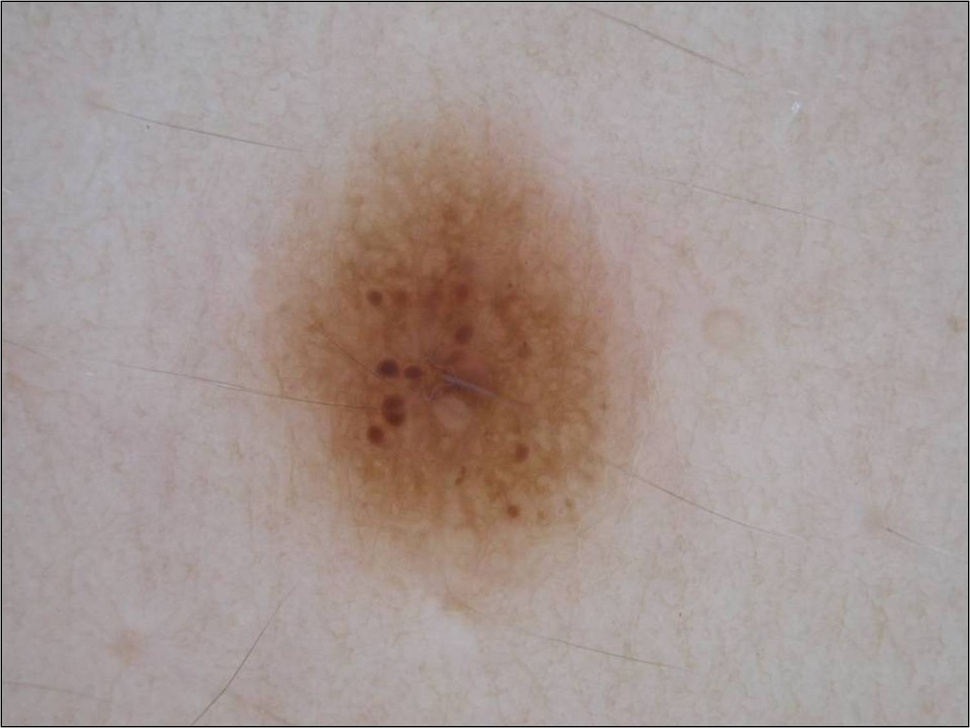
#> input picture dataset/AddTest/SLA_01.jpg, 970 x 728 px, shrunk from 1504 x 1129 before the run
$ python -i imageSegment.py   (imports and definitions only)
#> lines starting #> are read from the running program, lines starting #| are printed output that depends on the picture; after the words box and inside, x2 and y2 are one past the last pixel; in counts of white or black regions, pixels touching at a corner belong together
#> further down, picture is the input picture: shape (728, 970, 3); mean B, G, R 147.8, 151.7, 165.9
# -*- coding: utf-8 -*-
"""
imageSegment.py

YOUR WORKING FUNCTION

"""
import cv2
import numpy as np


input_dir = 'dataset/test'
output_dir = 'dataset/output'

# you are allowed to import other Python packages above
##########################
def segmentImage(img):
    # Inputs
    # img: Input image, a 3D numpy array of row*col*3 in BGR format
    #
    # Output
    # outImg: segmentation image
    #
    #########################################################################
    # ADD YOUR CODE BELOW THIS LINE

    # Convert image to grayscale
    gray_img = cv2.cvtColor(img, cv2.COLOR_BGR2GRAY)
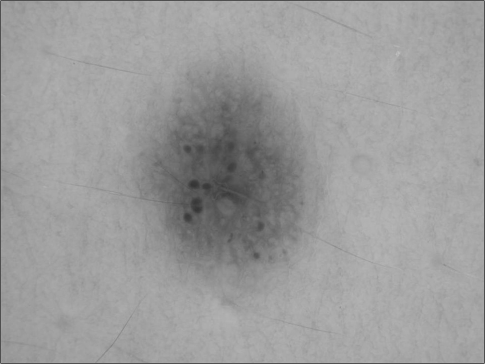
#> gray_img: shape (728, 970) (shown at 1/2 size); min 0, max 223, mean 155.6

    # Reduce noise using Gaussian Blur
    blur_img = cv2.GaussianBlur(gray_img,(7,7),0)

    # Increase contrast and brightness of image
    scaled_img = cv2.convertScaleAbs(blur_img, alpha=1.2, beta=5)
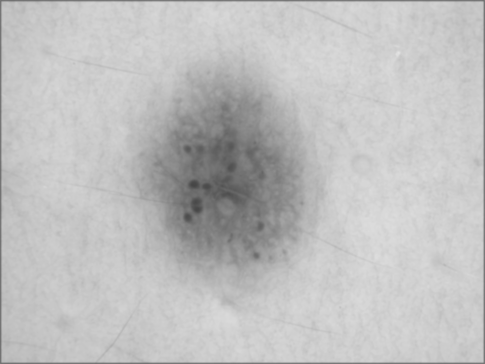
#> scaled_img: shape (728, 970) (shown at 1/2 size); min 69, max 228, mean 191.5

    # Otsu's Binarization
    ret,thresh = cv2.threshold(scaled_img,0,255,cv2.THRESH_BINARY_INV+cv2.THRESH_OTSU)
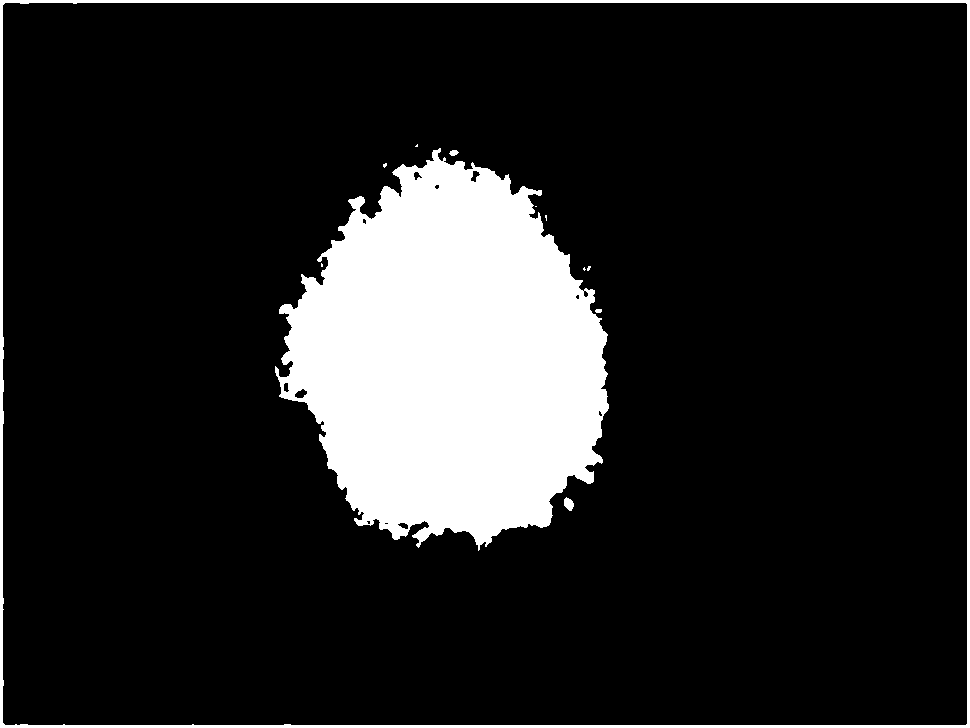
#> thresh: shape (728, 970); 14.4% white; 12 white regions (7 under 20 px), largest, box (x1, y1, x2, y2) and area: (275, 148, 609, 551) 91171, (0, 0, 970, 728) 10251, (564, 497, 574, 511) 97, (449, 150, 459, 156) 42, (595, 309, 602, 313) 25
#> ret = 167

    # Erode Image to further remove noise
    cross_kernel = cv2.getStructuringElement(cv2.MORPH_CROSS,(5,5))
    thresh = cv2.erode(thresh,cross_kernel,iterations = 5)
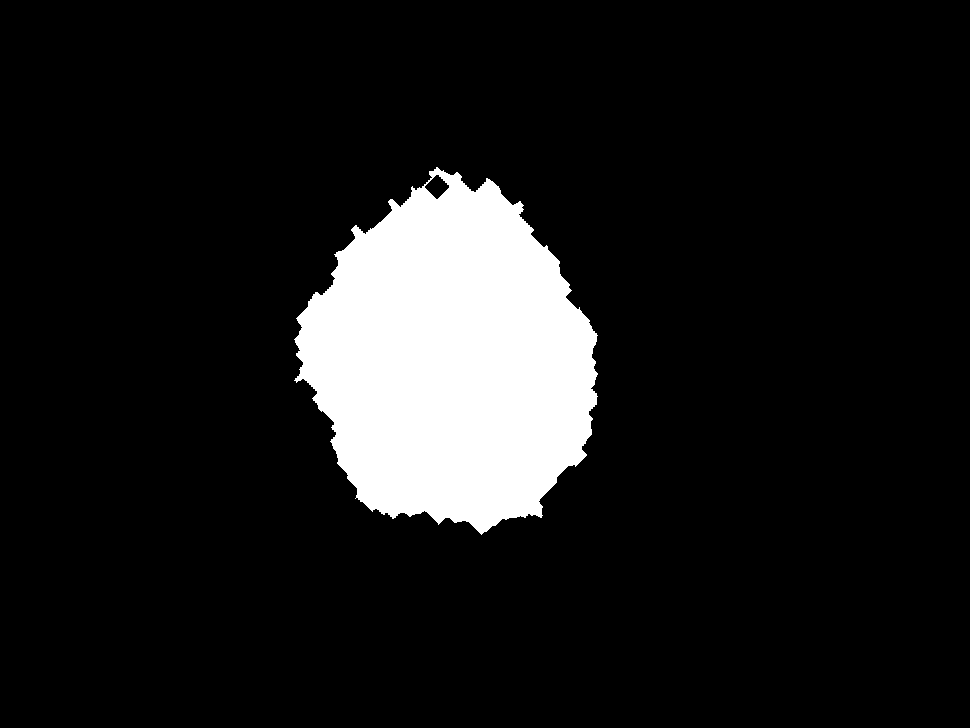
#> thresh: shape (728, 970); 10.9% white; 1 white region, box (x1, y1, x2, y2) and area: (294, 167, 598, 535) 77039

    # FloodFill to remove the top right and top left corner noise of the image
    h, w = img.shape[:2]
    if thresh[0, 0] == 255:
        cv2.floodFill(thresh, None, (0, 0), 0)
    if thresh[0, w-1] == 255:
        cv2.floodFill(thresh, None, (w-1, 0), 0)

    # Dilate the image preparing for lesion segmentation
    dilated = cv2.dilate(thresh,cross_kernel,iterations = 10)
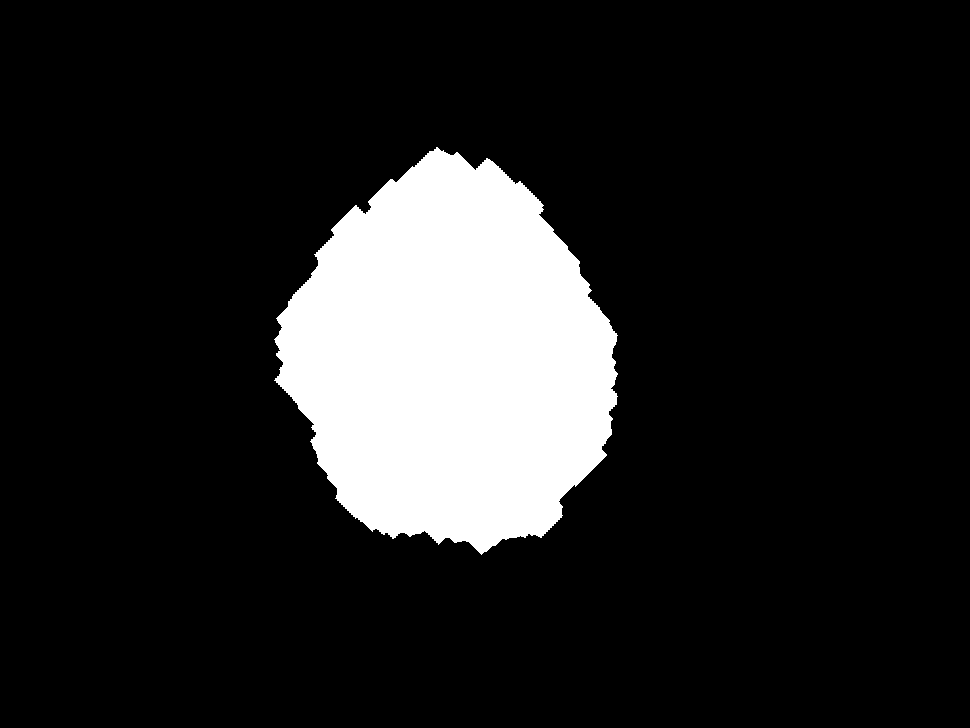
#> dilated: shape (728, 970); 13.9% white; 1 white region

    # Find largest contour (lesion)
    contours, _ = cv2.findContours(dilated, cv2.RETR_EXTERNAL, cv2.CHAIN_APPROX_NONE)
#> contours = 1 contour; box (x1, y1, x2, y2) and area: (274, 147, 618, 555) 97622
    largest_cnt = max(contours, key=cv2.contourArea)
#> largest_cnt = contour of 1177 points, box (x1, y1, x2, y2) (274, 147, 618, 555), area 97622

    # Draw the contours
    largest_mask = np.zeros(dilated.shape, np.uint8)
    cv2.drawContours(largest_mask, [largest_cnt], -1, 255, cv2.FILLED)
    lesion_segment = cv2.bitwise_and(dilated, largest_mask)

    # Dilate the image using ellipse kernel
    ellipse_kernel = cv2.getStructuringElement(cv2.MORPH_ELLIPSE,(5,5))
    dilation = cv2.dilate(lesion_segment,ellipse_kernel,iterations = 5)
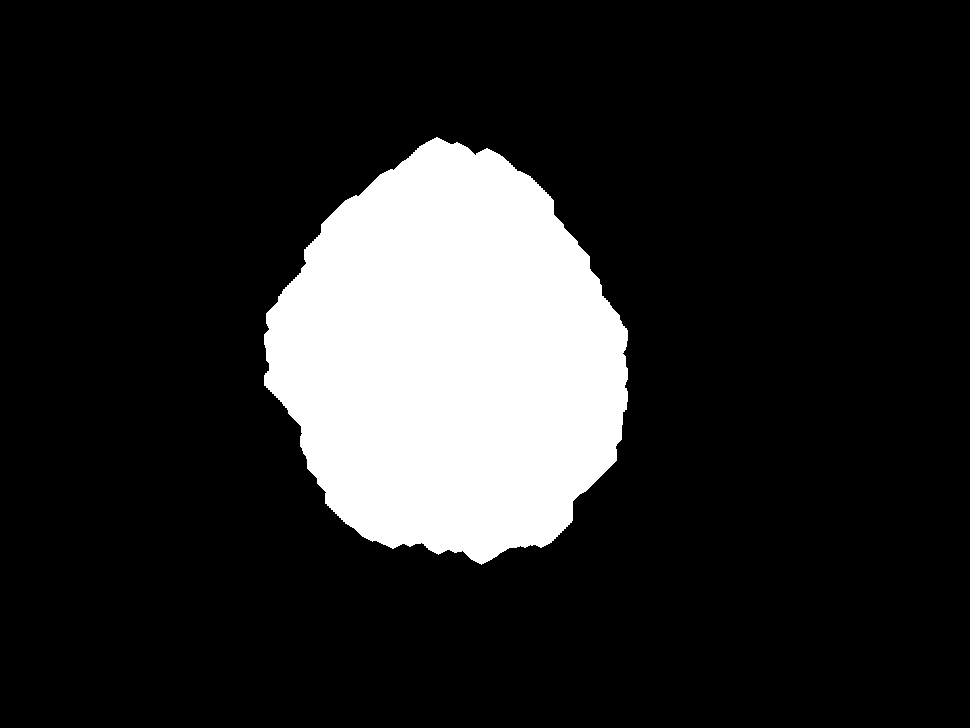
#> dilation: shape (728, 970); 15.8% white; 1 white region, box (x1, y1, x2, y2) and area: (264, 137, 628, 565) 111757

    # Flood fill background to find inner holes
    holes = dilation.copy()
    cv2.floodFill(holes, None, (0, 0), 255)
#> holes: shape (728, 970); every value is 255

    # Invert holes, bitwise or with thresh to fill in holes
    holes = cv2.bitwise_not(holes)
#> holes: shape (728, 970); every value is 0
    filled_mask = cv2.bitwise_or(dilation, holes)

    outImg = np.round(np.divide(filled_mask.copy(),255))

    # END OF YOUR CODE
    #########################################################################
    return outImg

>>> import cv2
>>> picture = cv2.imread('dataset/AddTest/SLA_01.jpg')
>>> result = segmentImage(picture)

$ run again, on dataset/AddTest/SLA_010.jpg
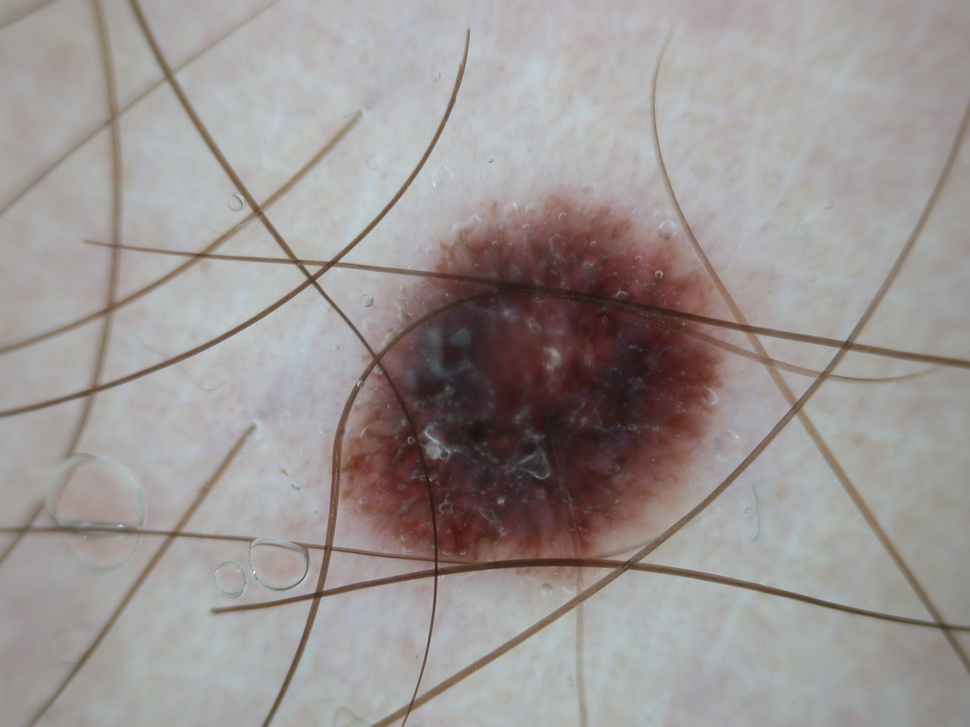
#> input picture dataset/AddTest/SLA_010.jpg, 970 x 727 px, shrunk from 2048 x 1536 before the run
#> picture is the input picture: shape (727, 970, 3); mean B, G, R 147.7, 149.3, 155.7
#> in segmentImage, `ret,thresh = cv2.threshold(scaled_img,0,255,cv2.THRESH_BINARY_INV+cv2...`:
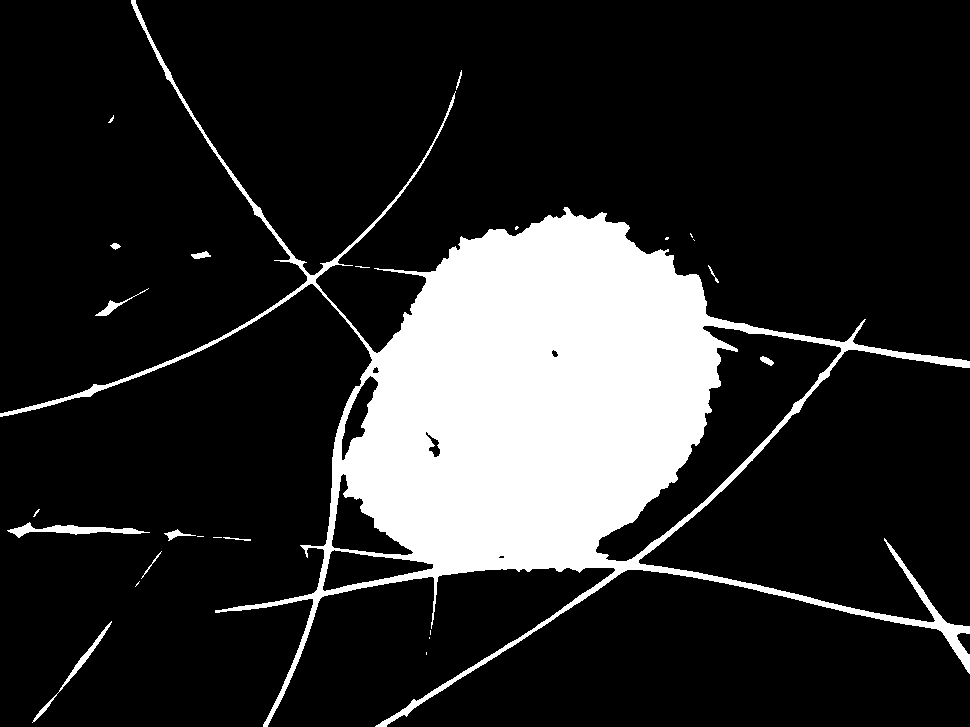
#> thresh: shape (727, 970); 16.7% white; 25 white regions (13 under 20 px), largest, box (x1, y1, x2, y2) and area: (0, 0, 970, 727) 115634, (7, 522, 150, 538) 809, (32, 621, 112, 723) 458
#> ret = 147
#> dilated: shape (727, 970); 15.4% white; 1 white region
#> contours = 1 contour; box (x1, y1, x2, y2) and area: (327, 201, 731, 585) 108218
#> largest_cnt = contour of 1215 points, box (x1, y1, x2, y2) (327, 201, 731, 585), area 108218
#> in segmentImage, `dilation = cv2.dilate(lesion_segment,ellipse_kernel,iterations = 5)`:
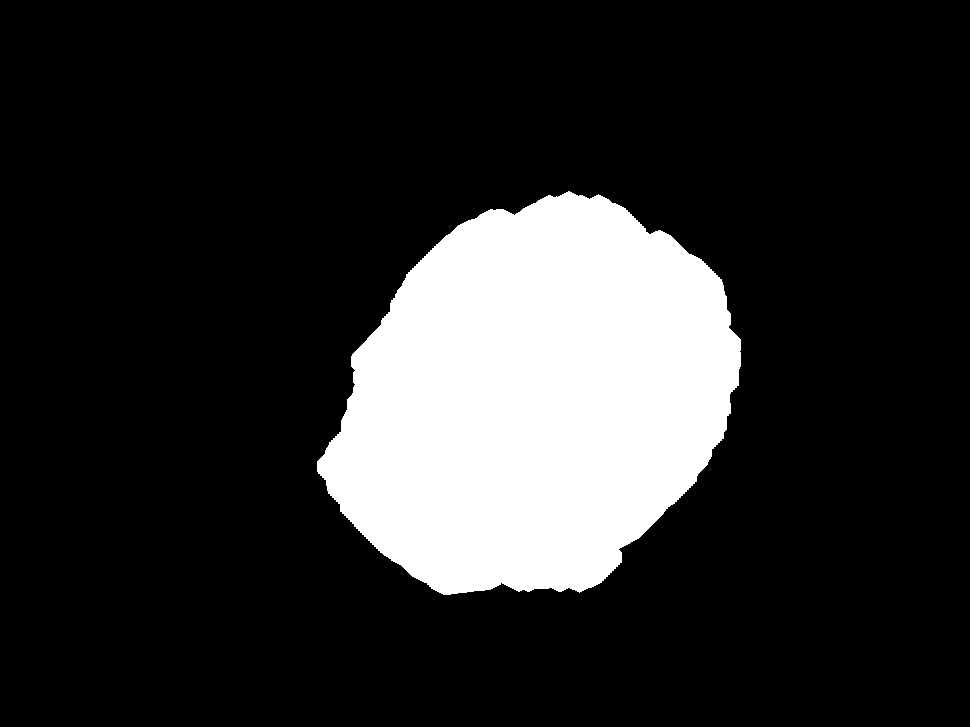
#> dilation: shape (727, 970); 17.4% white; 1 white region, box (x1, y1, x2, y2) and area: (317, 191, 741, 595) 122591

$ run again, on dataset/AddTest/SLA_011.jpg
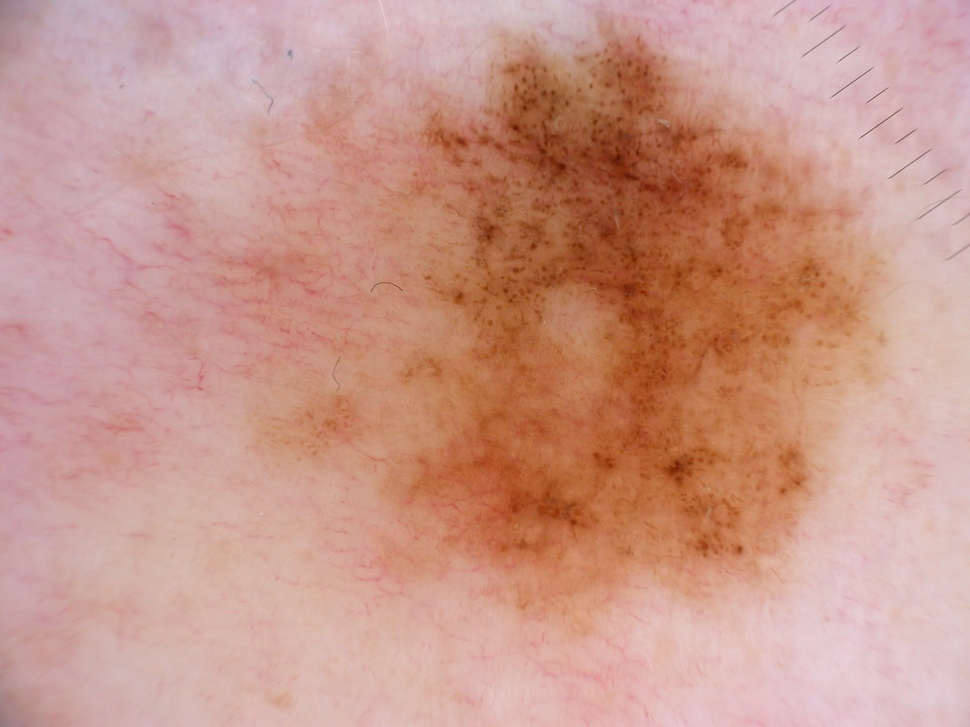
#> input picture dataset/AddTest/SLA_011.jpg, 970 x 727 px, shrunk from 2048 x 1536 before the run
#> picture is the input picture: shape (727, 970, 3); mean B, G, R 138.1, 151.7, 201.6
#> in segmentImage, `ret,thresh = cv2.threshold(scaled_img,0,255,cv2.THRESH_BINARY_INV+cv2...`:
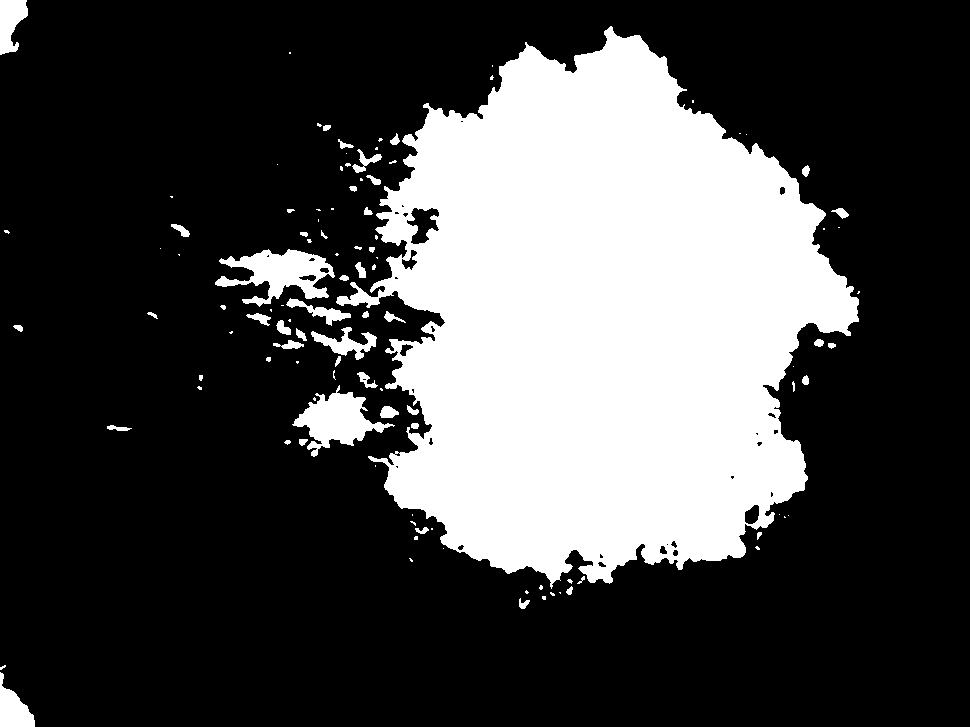
#> thresh: shape (727, 970); 28% white; 110 white regions (58 under 20 px), largest, box (x1, y1, x2, y2) and area: (336, 26, 859, 589) 184505, (215, 249, 335, 307) 3343, (292, 385, 395, 457) 3030
#> ret = 187
#> dilated: shape (727, 970); 29.2% white; 4 white regions
#> contours = 4 contours; box (x1, y1, x2, y2) and area: (370, 24, 869, 591) 195854, (289, 381, 382, 455) 4084, (236, 239, 325, 302) 3138, (0, 674, 45, 727) 1424
#> largest_cnt = contour of 2053 points, box (x1, y1, x2, y2) (370, 24, 869, 591), area 195854
#> largest_mask: shape (727, 970); 27.9% white; 1 white region, box (x1, y1, x2, y2) and area: (370, 24, 869, 591) 196881
#> in segmentImage, `dilation = cv2.dilate(lesion_segment,ellipse_kernel,iterations = 5)`:
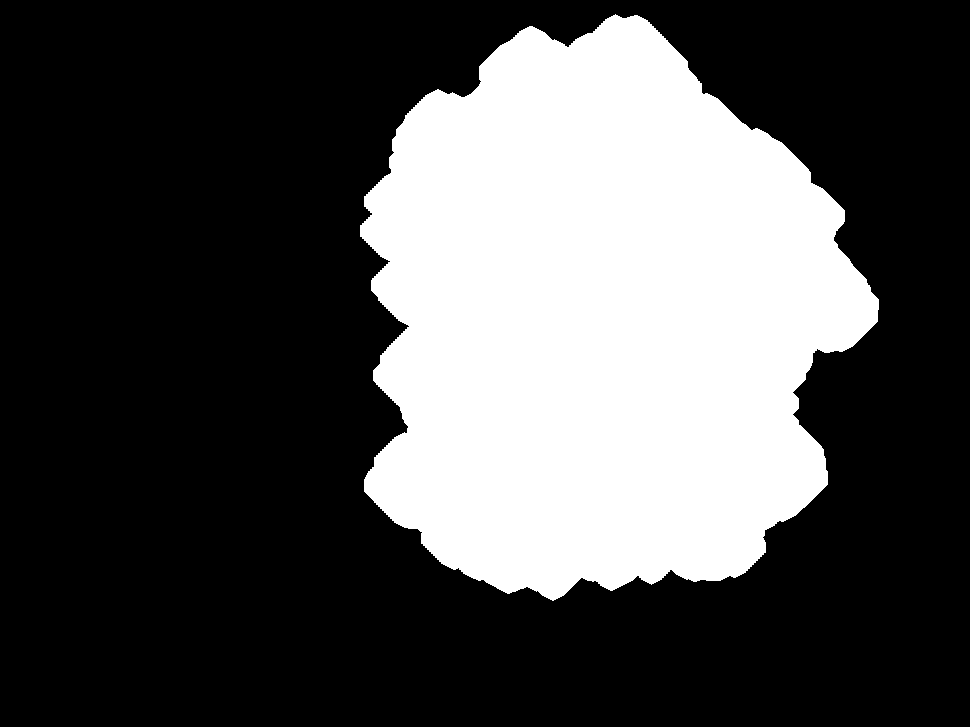
#> dilation: shape (727, 970); 31% white; 1 white region, box (x1, y1, x2, y2) and area: (360, 14, 879, 601) 218900
